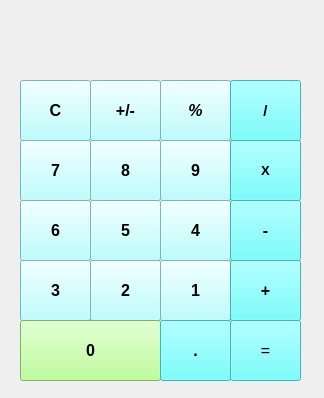
<?xml version="1.0" encoding="UTF-8"?>
<ui version="4.0">
 <class>Form</class>
 <widget class="QWidget" name="Form">
  <property name="geometry">
   <rect>
    <x>0</x>
    <y>0</y>
    <width>324</width>
    <height>398</height>
   </rect>
  </property>
  <property name="windowTitle">
   <string>Form</string>
  </property>
  <widget class="QLabel" name="label">
   <property name="geometry">
    <rect>
     <x>20</x>
     <y>10</y>
     <width>281</width>
     <height>51</height>
    </rect>
   </property>
   <property name="font">
    <font>
     <pointsize>12</pointsize>
     <kerning>true</kerning>
    </font>
   </property>
   <property name="text">
    <string/>
   </property>
  </widget>
  <widget class="QPushButton" name="pushButton">
   <property name="geometry">
    <rect>
     <x>20</x>
     <y>80</y>
     <width>71</width>
     <height>61</height>
    </rect>
   </property>
   <property name="palette">
    <palette>
     <active>
      <colorrole role="Button">
       <brush brushstyle="SolidPattern">
        <color alpha="255">
         <red>170</red>
         <green>255</green>
         <blue>255</blue>
        </color>
       </brush>
      </colorrole>
      <colorrole role="Base">
       <brush brushstyle="SolidPattern">
        <color alpha="255">
         <red>170</red>
         <green>255</green>
         <blue>255</blue>
        </color>
       </brush>
      </colorrole>
      <colorrole role="Window">
       <brush brushstyle="SolidPattern">
        <color alpha="255">
         <red>170</red>
         <green>255</green>
         <blue>255</blue>
        </color>
       </brush>
      </colorrole>
     </active>
     <inactive>
      <colorrole role="Button">
       <brush brushstyle="SolidPattern">
        <color alpha="255">
         <red>170</red>
         <green>255</green>
         <blue>255</blue>
        </color>
       </brush>
      </colorrole>
      <colorrole role="Base">
       <brush brushstyle="SolidPattern">
        <color alpha="255">
         <red>170</red>
         <green>255</green>
         <blue>255</blue>
        </color>
       </brush>
      </colorrole>
      <colorrole role="Window">
       <brush brushstyle="SolidPattern">
        <color alpha="255">
         <red>170</red>
         <green>255</green>
         <blue>255</blue>
        </color>
       </brush>
      </colorrole>
     </inactive>
     <disabled>
      <colorrole role="Button">
       <brush brushstyle="SolidPattern">
        <color alpha="255">
         <red>170</red>
         <green>255</green>
         <blue>255</blue>
        </color>
       </brush>
      </colorrole>
      <colorrole role="Base">
       <brush brushstyle="SolidPattern">
        <color alpha="255">
         <red>170</red>
         <green>255</green>
         <blue>255</blue>
        </color>
       </brush>
      </colorrole>
      <colorrole role="Window">
       <brush brushstyle="SolidPattern">
        <color alpha="255">
         <red>170</red>
         <green>255</green>
         <blue>255</blue>
        </color>
       </brush>
      </colorrole>
     </disabled>
    </palette>
   </property>
   <property name="font">
    <font>
     <pointsize>12</pointsize>
     <weight>75</weight>
     <bold>true</bold>
    </font>
   </property>
   <property name="autoFillBackground">
    <bool>false</bool>
   </property>
   <property name="styleSheet">
    <string notr="true">background-color: rgb(170, 255, 255);</string>
   </property>
   <property name="text">
    <string>C</string>
   </property>
  </widget>
  <widget class="QPushButton" name="pushButton_2">
   <property name="geometry">
    <rect>
     <x>90</x>
     <y>80</y>
     <width>71</width>
     <height>61</height>
    </rect>
   </property>
   <property name="font">
    <font>
     <pointsize>12</pointsize>
     <weight>75</weight>
     <bold>true</bold>
    </font>
   </property>
   <property name="styleSheet">
    <string notr="true">background-color: rgb(170, 255, 255);</string>
   </property>
   <property name="text">
    <string>+/-</string>
   </property>
  </widget>
  <widget class="QPushButton" name="pushButton_3">
   <property name="geometry">
    <rect>
     <x>160</x>
     <y>80</y>
     <width>71</width>
     <height>61</height>
    </rect>
   </property>
   <property name="font">
    <font>
     <pointsize>12</pointsize>
     <weight>75</weight>
     <italic>true</italic>
     <bold>true</bold>
    </font>
   </property>
   <property name="styleSheet">
    <string notr="true">background-color: rgb(170, 255, 255);</string>
   </property>
   <property name="text">
    <string>%</string>
   </property>
  </widget>
  <widget class="QPushButton" name="pushButton_4">
   <property name="geometry">
    <rect>
     <x>230</x>
     <y>80</y>
     <width>71</width>
     <height>61</height>
    </rect>
   </property>
   <property name="font">
    <font>
     <pointsize>11</pointsize>
     <weight>75</weight>
     <bold>true</bold>
    </font>
   </property>
   <property name="styleSheet">
    <string notr="true">background-color: rgb(85, 255, 255);</string>
   </property>
   <property name="text">
    <string>/</string>
   </property>
  </widget>
  <widget class="QPushButton" name="pushButton_5">
   <property name="geometry">
    <rect>
     <x>20</x>
     <y>140</y>
     <width>71</width>
     <height>61</height>
    </rect>
   </property>
   <property name="font">
    <font>
     <pointsize>12</pointsize>
     <weight>75</weight>
     <bold>true</bold>
    </font>
   </property>
   <property name="styleSheet">
    <string notr="true">background-color: rgb(170, 255, 255);</string>
   </property>
   <property name="text">
    <string>7</string>
   </property>
  </widget>
  <widget class="QPushButton" name="pushButton_6">
   <property name="geometry">
    <rect>
     <x>90</x>
     <y>140</y>
     <width>71</width>
     <height>61</height>
    </rect>
   </property>
   <property name="font">
    <font>
     <pointsize>12</pointsize>
     <weight>75</weight>
     <bold>true</bold>
    </font>
   </property>
   <property name="styleSheet">
    <string notr="true">background-color: rgb(170, 255, 255);</string>
   </property>
   <property name="text">
    <string>8</string>
   </property>
  </widget>
  <widget class="QPushButton" name="pushButton_7">
   <property name="geometry">
    <rect>
     <x>160</x>
     <y>140</y>
     <width>71</width>
     <height>61</height>
    </rect>
   </property>
   <property name="font">
    <font>
     <pointsize>12</pointsize>
     <weight>75</weight>
     <bold>true</bold>
    </font>
   </property>
   <property name="styleSheet">
    <string notr="true">background-color: rgb(170, 255, 255);</string>
   </property>
   <property name="text">
    <string>9</string>
   </property>
  </widget>
  <widget class="QPushButton" name="pushButton_8">
   <property name="geometry">
    <rect>
     <x>230</x>
     <y>140</y>
     <width>71</width>
     <height>61</height>
    </rect>
   </property>
   <property name="font">
    <font>
     <pointsize>10</pointsize>
     <weight>75</weight>
     <bold>true</bold>
    </font>
   </property>
   <property name="styleSheet">
    <string notr="true">background-color: rgb(85, 255, 255);</string>
   </property>
   <property name="text">
    <string>X</string>
   </property>
  </widget>
  <widget class="QPushButton" name="pushButton_9">
   <property name="geometry">
    <rect>
     <x>20</x>
     <y>200</y>
     <width>71</width>
     <height>61</height>
    </rect>
   </property>
   <property name="font">
    <font>
     <pointsize>12</pointsize>
     <weight>75</weight>
     <bold>true</bold>
    </font>
   </property>
   <property name="styleSheet">
    <string notr="true">background-color: rgb(170, 255, 255);</string>
   </property>
   <property name="text">
    <string>6</string>
   </property>
  </widget>
  <widget class="QPushButton" name="pushButton_10">
   <property name="geometry">
    <rect>
     <x>90</x>
     <y>200</y>
     <width>71</width>
     <height>61</height>
    </rect>
   </property>
   <property name="font">
    <font>
     <pointsize>12</pointsize>
     <weight>75</weight>
     <bold>true</bold>
    </font>
   </property>
   <property name="styleSheet">
    <string notr="true">background-color: rgb(170, 255, 255);</string>
   </property>
   <property name="text">
    <string>5</string>
   </property>
  </widget>
  <widget class="QPushButton" name="pushButton_11">
   <property name="geometry">
    <rect>
     <x>160</x>
     <y>200</y>
     <width>71</width>
     <height>61</height>
    </rect>
   </property>
   <property name="font">
    <font>
     <pointsize>12</pointsize>
     <weight>75</weight>
     <bold>true</bold>
    </font>
   </property>
   <property name="styleSheet">
    <string notr="true">background-color: rgb(170, 255, 255);</string>
   </property>
   <property name="text">
    <string>4</string>
   </property>
  </widget>
  <widget class="QPushButton" name="pushButton_12">
   <property name="geometry">
    <rect>
     <x>230</x>
     <y>200</y>
     <width>71</width>
     <height>61</height>
    </rect>
   </property>
   <property name="font">
    <font>
     <pointsize>12</pointsize>
     <weight>75</weight>
     <bold>true</bold>
    </font>
   </property>
   <property name="styleSheet">
    <string notr="true">background-color: rgb(85, 255, 255);</string>
   </property>
   <property name="text">
    <string>-</string>
   </property>
  </widget>
  <widget class="QPushButton" name="pushButton_13">
   <property name="geometry">
    <rect>
     <x>20</x>
     <y>260</y>
     <width>71</width>
     <height>61</height>
    </rect>
   </property>
   <property name="font">
    <font>
     <pointsize>12</pointsize>
     <weight>75</weight>
     <bold>true</bold>
    </font>
   </property>
   <property name="styleSheet">
    <string notr="true">background-color: rgb(170, 255, 255);</string>
   </property>
   <property name="text">
    <string>3</string>
   </property>
  </widget>
  <widget class="QPushButton" name="pushButton_14">
   <property name="geometry">
    <rect>
     <x>90</x>
     <y>260</y>
     <width>71</width>
     <height>61</height>
    </rect>
   </property>
   <property name="font">
    <font>
     <pointsize>12</pointsize>
     <weight>75</weight>
     <bold>true</bold>
    </font>
   </property>
   <property name="styleSheet">
    <string notr="true">background-color: rgb(170, 255, 255);</string>
   </property>
   <property name="text">
    <string>2</string>
   </property>
  </widget>
  <widget class="QPushButton" name="pushButton_15">
   <property name="geometry">
    <rect>
     <x>160</x>
     <y>260</y>
     <width>71</width>
     <height>61</height>
    </rect>
   </property>
   <property name="font">
    <font>
     <pointsize>12</pointsize>
     <weight>75</weight>
     <bold>true</bold>
    </font>
   </property>
   <property name="styleSheet">
    <string notr="true">background-color: rgb(170, 255, 255);</string>
   </property>
   <property name="text">
    <string>1</string>
   </property>
  </widget>
  <widget class="QPushButton" name="pushButton_16">
   <property name="geometry">
    <rect>
     <x>230</x>
     <y>260</y>
     <width>71</width>
     <height>61</height>
    </rect>
   </property>
   <property name="font">
    <font>
     <pointsize>12</pointsize>
     <weight>75</weight>
     <bold>true</bold>
    </font>
   </property>
   <property name="styleSheet">
    <string notr="true">background-color: rgb(85, 255, 255);</string>
   </property>
   <property name="text">
    <string>+</string>
   </property>
  </widget>
  <widget class="QPushButton" name="pushButton_17">
   <property name="geometry">
    <rect>
     <x>20</x>
     <y>320</y>
     <width>141</width>
     <height>61</height>
    </rect>
   </property>
   <property name="font">
    <font>
     <pointsize>12</pointsize>
     <weight>75</weight>
     <bold>true</bold>
    </font>
   </property>
   <property name="styleSheet">
    <string notr="true">background-color: rgb(170, 255, 127);</string>
   </property>
   <property name="text">
    <string>0</string>
   </property>
  </widget>
  <widget class="QPushButton" name="pushButton_19">
   <property name="geometry">
    <rect>
     <x>160</x>
     <y>320</y>
     <width>71</width>
     <height>61</height>
    </rect>
   </property>
   <property name="font">
    <font>
     <pointsize>12</pointsize>
     <weight>75</weight>
     <bold>true</bold>
    </font>
   </property>
   <property name="styleSheet">
    <string notr="true">background-color: rgb(85, 255, 255);</string>
   </property>
   <property name="text">
    <string>.</string>
   </property>
  </widget>
  <widget class="QPushButton" name="pushButton_20">
   <property name="geometry">
    <rect>
     <x>230</x>
     <y>320</y>
     <width>71</width>
     <height>61</height>
    </rect>
   </property>
   <property name="font">
    <font>
     <pointsize>12</pointsize>
     <weight>50</weight>
     <bold>false</bold>
    </font>
   </property>
   <property name="styleSheet">
    <string notr="true">background-color: rgb(85, 255, 255);</string>
   </property>
   <property name="text">
    <string>=</string>
   </property>
  </widget>
 </widget>
 <resources/>
 <connections/>
</ui>
